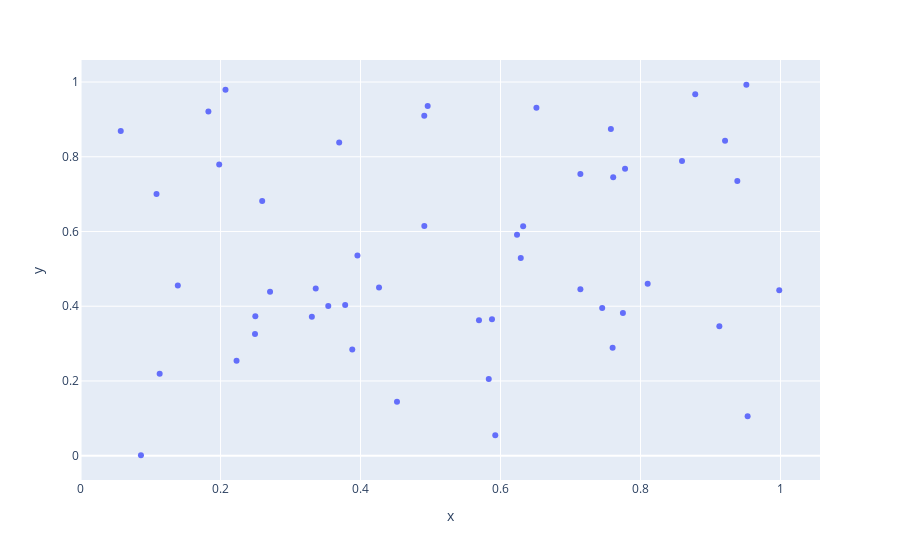

The notebook cell this image was saved under:
### Code cell
x_data = np.random.random(50)
y_data = np.random.random(50)

fig = px.scatter(x=x_data, y=y_data)
fig.show()

### Figure 1 — Plotly figure (JSON) as saved in the notebook; plotly's stock layout.template omitted (floating-point values rounded to 4 significant figures)
{"data": [{"hovertemplate": "x=%{x}<br>y=%{y}<extra></extra>", "legendgroup": "", "marker": {"color": "#636efa", "symbol": "circle"}, "mode": "markers", "name": "", "orientation": "v", "showlegend": false, "type": "scatter", "x": [0.4911, 0.4521, 0.2229, 0.4264, 0.2492, 0.9208, 0.1826, 0.2595, 0.3304, 0.2707, 0.953, 0.6289, 0.8102, 0.7577, 0.336, 0.4959, 0.1085, 0.3695, 0.7779, 0.9126, 0.8593, 0.113, 0.4911, 0.5925, 0.207, 0.9383, 0.6236, 0.5692, 0.08628, 0.761, 0.7141, 0.6513, 0.3956, 0.7601, 0.1981, 0.05742, 0.8782, 0.9512, 0.5832, 0.7141, 0.3882, 0.5878, 0.378, 0.139, 0.7748, 0.3539, 0.2497, 0.9982, 0.6323, 0.7452], "xaxis": "x", "y": [0.91, 0.1446, 0.2541, 0.4504, 0.326, 0.8428, 0.921, 0.6815, 0.3718, 0.439, 0.1054, 0.5289, 0.4602, 0.8741, 0.4476, 0.9356, 0.7001, 0.8383, 0.7682, 0.3463, 0.7884, 0.2194, 0.6149, 0.05498, 0.9794, 0.735, 0.5913, 0.3627, 0.001159, 0.7449, 0.4453, 0.9315, 0.5361, 0.2889, 0.7792, 0.8689, 0.9672, 0.9927, 0.205, 0.7535, 0.2843, 0.3649, 0.4032, 0.4555, 0.3816, 0.4007, 0.3732, 0.4425, 0.6142, 0.3952], "yaxis": "y"}], "layout": {"legend": {"tracegroupgap": 0}, "margin": {"t": 60}, "xaxis": {"anchor": "y", "domain": [0, 1], "title": {"text": "x"}}, "yaxis": {"anchor": "x", "domain": [0, 1], "title": {"text": "y"}}}}
